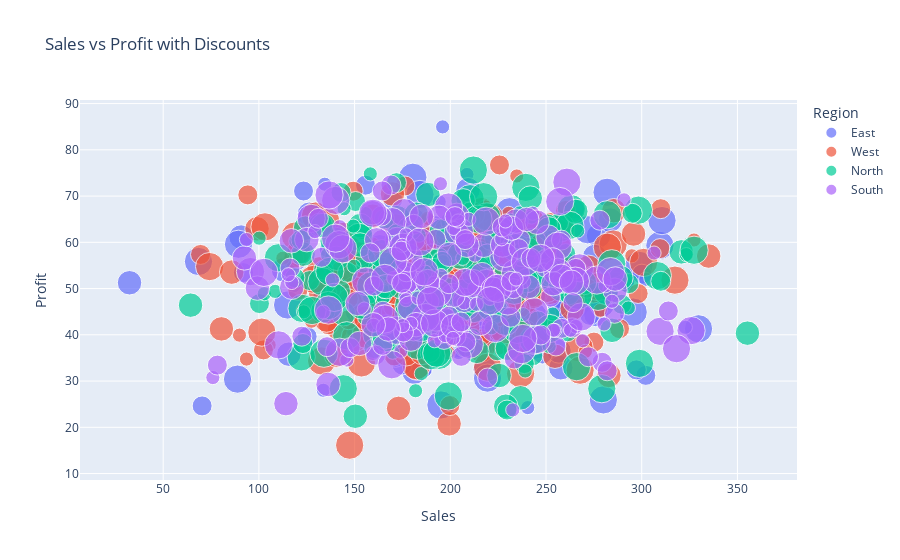

The notebook cell this image was saved under:
### Markdown cell above
The orientation of the lines in this plot reveals the trend over time, showing whether sales and profit are 
increasing or decreasing. It also allows us to see the relationship between the two metrics over time.

### Code cell
#Combining Visual Variables - Interactive Visualization
#Finally, we'll create an interactive visualization using multiple visual variables: position, color, size, and more.

# Create an interactive scatter plot with Plotly
fig = px.scatter(df, x='Sales', y='Profit', color='Region', size='Discount', 
                 hover_data=['Product_Category'], title='Sales vs Profit with Discounts')
fig.update_layout(xaxis_title='Sales', yaxis_title='Profit')
fig.show()

### Figure 1 — Plotly figure (JSON) as saved in the notebook; plotly's stock layout.template omitted (floating-point values rounded to 4 significant figures; data arrays with more than 128 entries replaced by an {"elided": "..."} marker saying what was removed)
{"data": [{"customdata": {"elided": "232x1 str values"}, "hovertemplate": "Region=East<br>Sales=%{x}<br>Profit=%{y}<br>Discount=%{marker.size}<br>Product_Category=%{customdata[0]}<extra></extra>", "legendgroup": "East", "marker": {"color": "#636efa", "size": {"elided": "232 int values"}, "sizemode": "area", "sizeref": 0.05, "symbol": "circle"}, "mode": "markers", "name": "East", "orientation": "v", "showlegend": true, "type": "scatter", "x": {"elided": "232 float values"}, "xaxis": "x", "y": {"elided": "232 float values"}, "yaxis": "y"}, {"customdata": {"elided": "280x1 str values"}, "hovertemplate": "Region=West<br>Sales=%{x}<br>Profit=%{y}<br>Discount=%{marker.size}<br>Product_Category=%{customdata[0]}<extra></extra>", "legendgroup": "West", "marker": {"color": "#EF553B", "size": {"elided": "280 int values"}, "sizemode": "area", "sizeref": 0.05, "symbol": "circle"}, "mode": "markers", "name": "West", "orientation": "v", "showlegend": true, "type": "scatter", "x": {"elided": "280 float values"}, "xaxis": "x", "y": {"elided": "280 float values"}, "yaxis": "y"}, {"customdata": {"elided": "258x1 str values"}, "hovertemplate": "Region=North<br>Sales=%{x}<br>Profit=%{y}<br>Discount=%{marker.size}<br>Product_Category=%{customdata[0]}<extra></extra>", "legendgroup": "North", "marker": {"color": "#00cc96", "size": {"elided": "258 int values"}, "sizemode": "area", "sizeref": 0.05, "symbol": "circle"}, "mode": "markers", "name": "North", "orientation": "v", "showlegend": true, "type": "scatter", "x": {"elided": "258 float values"}, "xaxis": "x", "y": {"elided": "258 float values"}, "yaxis": "y"}, {"customdata": {"elided": "230x1 str values"}, "hovertemplate": "Region=South<br>Sales=%{x}<br>Profit=%{y}<br>Discount=%{marker.size}<br>Product_Category=%{customdata[0]}<extra></extra>", "legendgroup": "South", "marker": {"color": "#ab63fa", "size": {"elided": "230 int values"}, "sizemode": "area", "sizeref": 0.05, "symbol": "circle"}, "mode": "markers", "name": "South", "orientation": "v", "showlegend": true, "type": "scatter", "x": {"elided": "230 float values"}, "xaxis": "x", "y": {"elided": "230 float values"}, "yaxis": "y"}], "layout": {"legend": {"itemsizing": "constant", "title": {"text": "Region"}, "tracegroupgap": 0}, "title": {"text": "Sales vs Profit with Discounts"}, "xaxis": {"anchor": "y", "domain": [0, 1], "title": {"text": "Sales"}}, "yaxis": {"anchor": "x", "domain": [0, 1], "title": {"text": "Profit"}}}}
